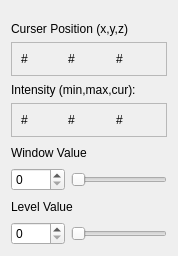
<?xml version="1.0" encoding="UTF-8"?>
<ui version="4.0">
 <class>curserWidget</class>
 <widget class="QWidget" name="curserWidget">
  <property name="geometry">
   <rect>
    <x>0</x>
    <y>0</y>
    <width>178</width>
    <height>256</height>
   </rect>
  </property>
  <property name="windowTitle">
   <string>Form</string>
  </property>
  <layout class="QVBoxLayout" name="verticalLayout">
   <item>
    <spacer name="curser_verticalSpacer">
     <property name="orientation">
      <enum>Qt::Vertical</enum>
     </property>
     <property name="sizeType">
      <enum>QSizePolicy::Fixed</enum>
     </property>
     <property name="sizeHint" stdset="0">
      <size>
       <width>20</width>
       <height>10</height>
      </size>
     </property>
    </spacer>
   </item>
   <item>
    <widget class="QLabel" name="curserPos_label">
     <property name="maximumSize">
      <size>
       <width>16777215</width>
       <height>15</height>
      </size>
     </property>
     <property name="text">
      <string>Curser Position (x,y,z)</string>
     </property>
    </widget>
   </item>
   <item>
    <widget class="QFrame" name="cursorPos_frame">
     <property name="maximumSize">
      <size>
       <width>16777215</width>
       <height>35</height>
      </size>
     </property>
     <property name="frameShape">
      <enum>QFrame::StyledPanel</enum>
     </property>
     <property name="frameShadow">
      <enum>QFrame::Raised</enum>
     </property>
     <layout class="QHBoxLayout" name="horizontalLayout_2">
      <item>
       <widget class="QLabel" name="curserX_label">
        <property name="text">
         <string>#</string>
        </property>
       </widget>
      </item>
      <item>
       <widget class="QLabel" name="curserY_label">
        <property name="text">
         <string>#</string>
        </property>
       </widget>
      </item>
      <item>
       <widget class="QLabel" name="curserZ_label">
        <property name="text">
         <string>#</string>
        </property>
       </widget>
      </item>
     </layout>
    </widget>
   </item>
   <item>
    <widget class="QLabel" name="curserIntensity_label">
     <property name="maximumSize">
      <size>
       <width>16777215</width>
       <height>15</height>
      </size>
     </property>
     <property name="text">
      <string>Intensity (min,max,cur):</string>
     </property>
    </widget>
   </item>
   <item>
    <widget class="QFrame" name="curserIntensity_frame">
     <property name="maximumSize">
      <size>
       <width>16777215</width>
       <height>35</height>
      </size>
     </property>
     <property name="frameShape">
      <enum>QFrame::StyledPanel</enum>
     </property>
     <property name="frameShadow">
      <enum>QFrame::Raised</enum>
     </property>
     <layout class="QHBoxLayout" name="horizontalLayout_9">
      <item>
       <widget class="QLabel" name="minIntensity_label">
        <property name="text">
         <string>#</string>
        </property>
       </widget>
      </item>
      <item>
       <widget class="QLabel" name="maxIntensity_label">
        <property name="text">
         <string>#</string>
        </property>
       </widget>
      </item>
      <item>
       <widget class="QLabel" name="curIntensity_label">
        <property name="text">
         <string>#</string>
        </property>
       </widget>
      </item>
     </layout>
    </widget>
   </item>
   <item>
    <widget class="QLabel" name="label">
     <property name="text">
      <string>Window Value</string>
     </property>
    </widget>
   </item>
   <item>
    <layout class="QHBoxLayout" name="horizontalLayout">
     <item>
      <widget class="QSpinBox" name="winVal_spinBox">
       <property name="maximum">
        <number>2000</number>
       </property>
      </widget>
     </item>
     <item>
      <widget class="QSlider" name="winVal_slider">
       <property name="minimum">
        <number>0</number>
       </property>
       <property name="maximum">
        <number>2000</number>
       </property>
       <property name="orientation">
        <enum>Qt::Horizontal</enum>
       </property>
      </widget>
     </item>
    </layout>
   </item>
   <item>
    <widget class="QLabel" name="label_2">
     <property name="text">
      <string>Level Value</string>
     </property>
    </widget>
   </item>
   <item>
    <layout class="QHBoxLayout" name="horizontalLayout_3">
     <item>
      <widget class="QSpinBox" name="levVal_spinBox">
       <property name="maximum">
        <number>2000</number>
       </property>
      </widget>
     </item>
     <item>
      <widget class="QSlider" name="levVal_slider">
       <property name="minimum">
        <number>0</number>
       </property>
       <property name="maximum">
        <number>2000</number>
       </property>
       <property name="orientation">
        <enum>Qt::Horizontal</enum>
       </property>
      </widget>
     </item>
    </layout>
   </item>
  </layout>
 </widget>
 <resources/>
 <connections/>
</ui>
